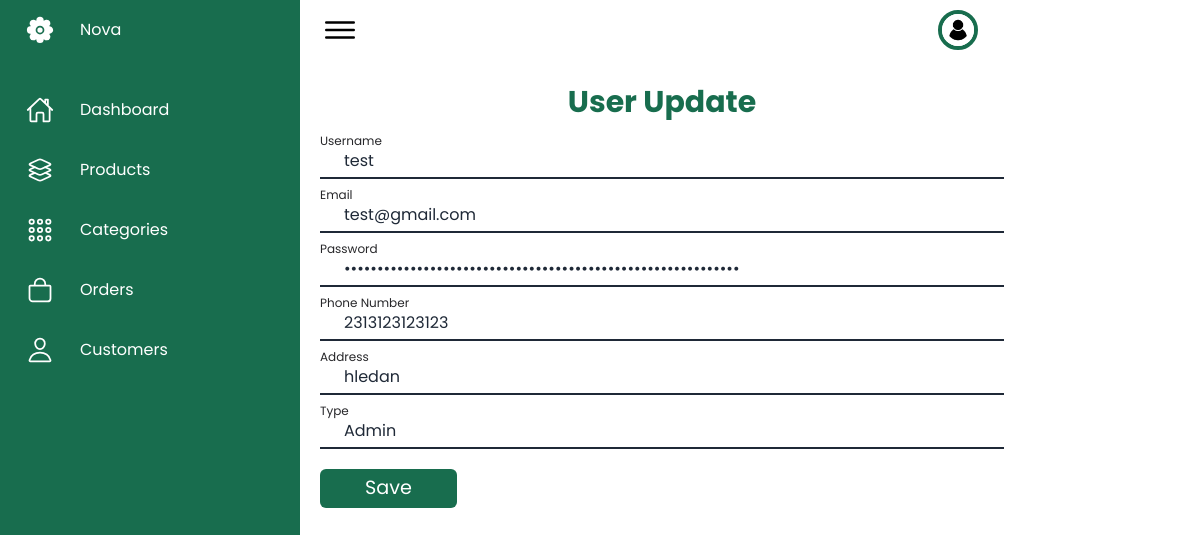
/admin/userUpdate.php?id=4 (signed in), run on the app's committed database.
### tables this page shows
CREATE TABLE `users` (
  `uid` int(13) NOT NULL,
  `uname` varchar(125) NOT NULL,
  `upass` varchar(125) NOT NULL,
  `uemail` varchar(125) NOT NULL,
  `uph` varchar(125) NOT NULL,
  `uaddress` varchar(125) NOT NULL,
  `utype` varchar(125) NOT NULL
);

### admin/userUpdate.php (the view, shortened to what this page needs)
<?php
	require_once "../assets/includes/navagationside.php";
	require_once "../assets/Database/Connection.php";
	if(isset($_GET['id'])) {
        $userId = $_GET['id'];
        $stmt = $pdo->prepare("SELECT * FROM users WHERE uid = ?");
        $stmt->execute([$userId]);
        $user = $stmt->fetch(PDO::FETCH_ASSOC);
	}else {
        echo "User ID not provided.";
        exit;
    }
?>
		<form action="" method="post" enctype="multipart/form-data">
		<div class="form">
			<h1 class="admin_title">User Update</h1>
			<div class="relative w-full">
				<label for="u_name" class="absolute text-md text-zinc-800 duration-150 transform -translate-y-3 scale-75 top-4 z-10 origin-[0] peer-placeholder-shown:scale-100 peer-placeholder-shown:translate-y-0 peer-focus:scale-75 peer-focus:-translate-y-3">Username</label>
				<input value="<?= $user['uname'] ?>" type="text"  placeholder="Enter Username" name="u_name" id="u_name" class=" block w-full px-6 pt-6 pb-1 text-gray-800 appearance-none text-md bg-transparent border-b-2 border-gray-800 focus:outline-none focus:ring-0 peer" required>
			</div>
			<div class="relative w-full">
				<label for="u_email" class="absolute text-md text-zinc-800 duration-150 transform -translate-y-3 scale-75 top-4 z-10 origin-[0] peer-placeholder-shown:scale-100 peer-placeholder-shown:translate-y-0 peer-focus:scale-75 peer-focus:-translate-y-3">Email</label>
				<input value="<?= $user['uemail'] ?>" type="email" placeholder="Enter Email" name="u_email" id="u_email" class=" block w-full px-6 pt-6 pb-1 text-gray-800 appearance-none text-md bg-transparent border-b-2 border-gray-800 focus:outline-none focus:ring-0 peer" required>
			</div>
			<div class="relative w-full">
				<label for="u_pass" class="absolute text-md text-zinc-800 duration-150 transform -translate-y-3 scale-75 top-4 z-10 origin-[0] peer-placeholder-shown:scale-100 peer-placeholder-shown:translate-y-0 peer-focus:scale-75 peer-focus:-translate-y-3">Password</label>
				<input value="<?= $user['upass'] ?>" type="password" placeholder="Enter Password" name="u_pass" id="u_pass" class=" block w-full px-6 pt-6 pb-1 text-gray-800 appearance-none text-md bg-transparent border-b-2 border-gray-800 focus:outline-none focus:ring-0 peer" required>
			</div>
			<div class="relative w-full">
				<label for="u_ph" class="absolute text-md text-zinc-800 duration-150 transform -translate-y-3 scale-75 top-4 z-10 origin-[0] peer-placeholder-shown:scale-100 peer-placeholder-shown:translate-y-0 peer-focus:scale-75 peer-focus:-translate-y-3">Phone Number</label>
				<input value="<?= $user['uph'] ?>" type="text"  placeholder="Enter Phone Number" name="u_ph" id="u_ph" class=" block w-full px-6 pt-6 pb-1 text-gray-800 appearance-none text-md bg-transparent border-b-2 border-gray-800 focus:outline-none focus:ring-0 peer" required>
			</div>
			<div class="relative w-full">
				<label for="u_address" class="absolute text-md text-zinc-800 duration-150 transform -translate-y-3 scale-75 top-4 z-10 origin-[0] peer-placeholder-shown:scale-100 peer-placeholder-shown:translate-y-0 peer-focus:scale-75 peer-focus:-translate-y-3">Address</label>
				<input value="<?= $user['uaddress'] ?>" type="text" placeholder="Enter Adress" name="u_address" id="u_address" class=" block w-full px-6 pt-6 pb-1 text-gray-800 appearance-none text-md bg-transparent border-b-2 border-gray-800 focus:outline-none focus:ring-0 peer" required>
			</div>
			<div class="relative w-full">
				<label for="u_type" class="absolute text-md text-zinc-800 duration-150 transform -translate-y-3 scale-75 top-4 z-10 origin-[0] peer-placeholder-shown:scale-100 peer-placeholder-shown:translate-y-0 peer-focus:scale-75 peer-focus:-translate-y-3">Type</label>
				<select value="<?= $user['utype'] ?>" id="u_type" name="u_type" class=" block w-full px-6 pt-6 pb-1 text-gray-800 appearance-none text-md bg-transparent border-b-2 border-gray-800 focus:outline-none focus:ring-0 peer">
					<option value="Admin">Admin</option>
				</select>
			</div>
			<div class="btncontainer">
				<button type="submit" class="save">Save</button>
			</div>
		</div>
		</form>

### assets/style/admin.css (style rules this page uses)
* { font-family: "Poppins"; margin: 0; padding: 0; box-sizing: border-box; }
body { min-height: 100vh; overflow-x: hidden; }
.admin_title { font-size: 30px; position: relative; font-weight: bold; color: var(--green); }
.form { justify-items: center; width: 100%; padding: 20px; }
.btncontainer { margin-top: 20px; width: 100%; }
.save { width: 20%; padding: 5px 10px; background: var(--green); text-decoration: none; color: var(--white); border-radius: 6px; font-size:1.2em; }

### data on the page
users: u_name "test", u_email "test@gmail.com", u_ph "2313123123123", u_address "hledan", u_type "Admin"
